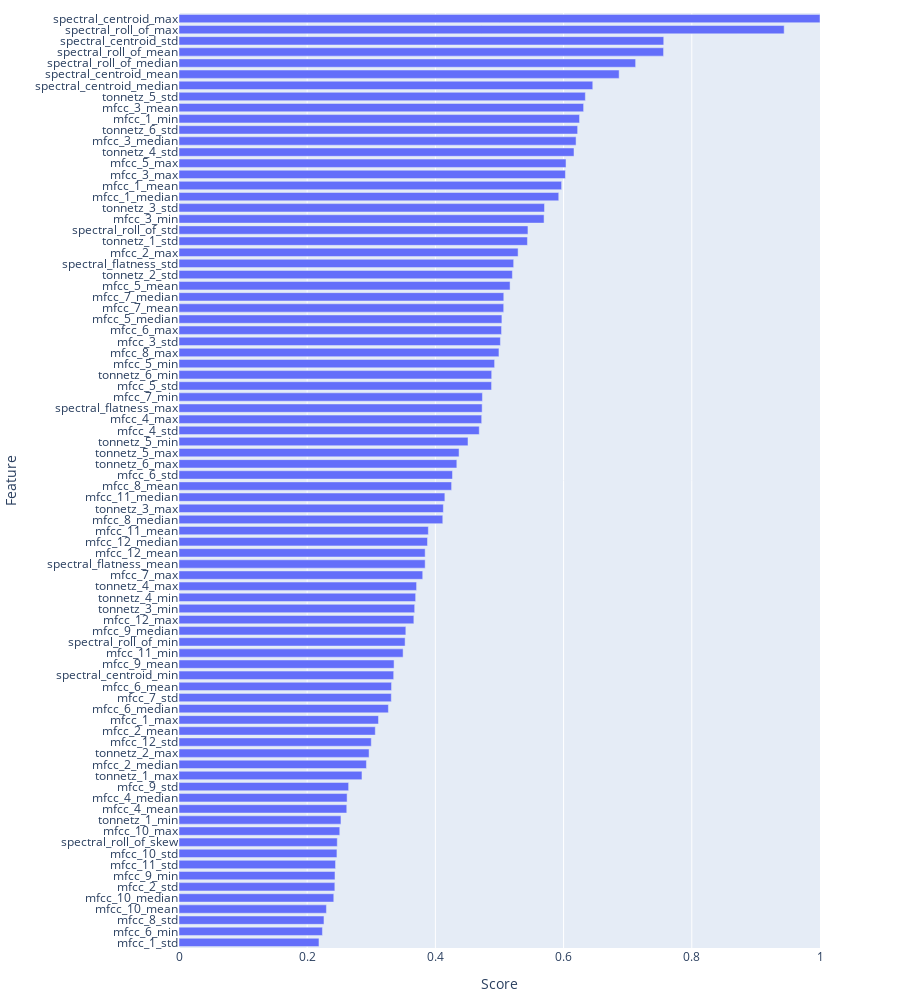

Here is the notebook cell this chart was saved with:
### Code cell
plot_scores(scores_list[0])

### Figure 1 — Plotly figure (JSON) as saved in the notebook; plotly's stock layout.template omitted (floating-point values rounded to 4 significant figures)
{"data": [{"alignmentgroup": "True", "hovertemplate": "Score=%{x}<br>Feature=%{y}<extra></extra>", "legendgroup": "", "marker": {"color": "#636efa", "pattern": {"shape": ""}}, "name": "", "offsetgroup": "", "orientation": "h", "showlegend": false, "textposition": "auto", "type": "bar", "x": [0.2184, 0.2238, 0.2262, 0.23, 0.2415, 0.2431, 0.2434, 0.2442, 0.2464, 0.2469, 0.2508, 0.2527, 0.2617, 0.2623, 0.2646, 0.2854, 0.2924, 0.2965, 0.3, 0.3062, 0.3112, 0.3267, 0.3312, 0.3316, 0.3349, 0.3355, 0.3496, 0.3527, 0.3539, 0.3664, 0.3677, 0.3692, 0.3706, 0.3802, 0.384, 0.384, 0.3877, 0.389, 0.4115, 0.4124, 0.4148, 0.4253, 0.4267, 0.4334, 0.4369, 0.4509, 0.4684, 0.4722, 0.4729, 0.4734, 0.4876, 0.4878, 0.4924, 0.4991, 0.5014, 0.5032, 0.5038, 0.5066, 0.5067, 0.5165, 0.5201, 0.5221, 0.529, 0.5436, 0.5444, 0.5695, 0.5702, 0.5924, 0.5969, 0.6029, 0.6038, 0.6162, 0.6194, 0.6219, 0.6249, 0.6312, 0.6339, 0.6455, 0.6867, 0.7124, 0.7559, 0.7562, 0.9441, 1], "xaxis": "x", "y": ["mfcc_1_std", "mfcc_6_min", "mfcc_8_std", "mfcc_10_mean", "mfcc_10_median", "mfcc_2_std", "mfcc_9_min", "mfcc_11_std", "mfcc_10_std", "spectral_roll_of_skew", "mfcc_10_max", "tonnetz_1_min", "mfcc_4_mean", "mfcc_4_median", "mfcc_9_std", "tonnetz_1_max", "mfcc_2_median", "tonnetz_2_max", "mfcc_12_std", "mfcc_2_mean", "mfcc_1_max", "mfcc_6_median", "mfcc_7_std", "mfcc_6_mean", "spectral_centroid_min", "mfcc_9_mean", "mfcc_11_min", "spectral_roll_of_min", "mfcc_9_median", "mfcc_12_max", "tonnetz_3_min", "tonnetz_4_min", "tonnetz_4_max", "mfcc_7_max", "spectral_flatness_mean", "mfcc_12_mean", "mfcc_12_median", "mfcc_11_mean", "mfcc_8_median", "tonnetz_3_max", "mfcc_11_median", "mfcc_8_mean", "mfcc_6_std", "tonnetz_6_max", "tonnetz_5_max", "tonnetz_5_min", "mfcc_4_std", "mfcc_4_max", "spectral_flatness_max", "mfcc_7_min", "mfcc_5_std", "tonnetz_6_min", "mfcc_5_min", "mfcc_8_max", "mfcc_3_std", "mfcc_6_max", "mfcc_5_median", "mfcc_7_mean", "mfcc_7_median", "mfcc_5_mean", "tonnetz_2_std", "spectral_flatness_std", "mfcc_2_max", "tonnetz_1_std", "spectral_roll_of_std", "mfcc_3_min", "tonnetz_3_std", "mfcc_1_median", "mfcc_1_mean", "mfcc_3_max", "mfcc_5_max", "tonnetz_4_std", "mfcc_3_median", "tonnetz_6_std", "mfcc_1_min", "mfcc_3_mean", "tonnetz_5_std", "spectral_centroid_median", "spectral_centroid_mean", "spectral_roll_of_median", "spectral_roll_of_mean", "spectral_centroid_std", "spectral_roll_of_max", "spectral_centroid_max"], "yaxis": "y"}], "layout": {"bargap": 0.25, "barmode": "relative", "height": 1000, "legend": {"tracegroupgap": 0}, "margin": {"b": 10, "t": 10}, "xaxis": {"anchor": "y", "domain": [0, 1], "range": [0, 1], "title": {"text": "Score"}}, "yaxis": {"anchor": "x", "domain": [0, 1], "dtick": 1, "title": {"text": "Feature"}}}}
